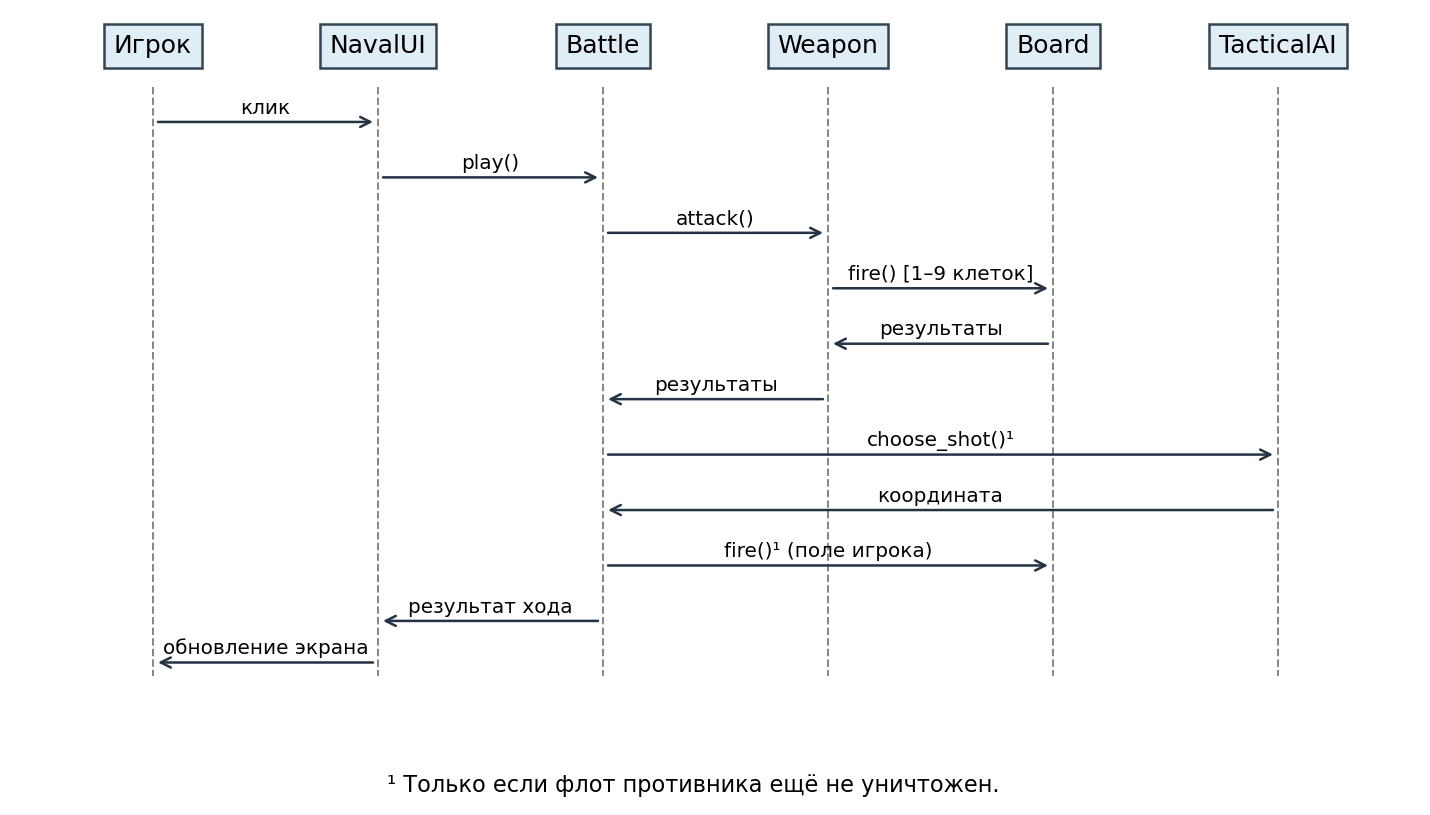

Write the Python code that produced this figure.
import matplotlib.pyplot as p
fig,ax=p.subplots(figsize=(10,5)); names=['Игрок','NavalUI','Battle','Weapon','Board','TacticalAI']; ax.set_xlim(-.6,5.6);ax.set_ylim(10,0);ax.axis('off')
for i,n in enumerate(names):
 ax.text(i,.5,n,ha='center',bbox=dict(facecolor='#e1edf5',edgecolor='#345'));ax.plot([i,i],[1,9.5],'--',color='#888',lw=.8)
for y,a,b,s in [(1.5,0,1,'клик'),(2.3,1,2,'play()'),(3.1,2,3,'attack()'),(3.9,3,4,'fire() [1–9 клеток]'),(4.7,4,3,'результаты'),(5.5,3,2,'результаты'),(6.3,2,5,'choose_shot()¹'),(7.1,5,2,'координата'),(7.9,2,4,'fire()¹ (поле игрока)'),(8.7,2,1,'результат хода'),(9.3,1,0,'обновление экрана')]:
 ax.annotate('',(b,y),(a,y),arrowprops=dict(arrowstyle='->',color='#234'));ax.text((a+b)/2,y-.12,s,ha='center',fontsize=8)
fig.text(.5,.02,'¹ Только если флот противника ещё не уничтожен.',ha='center',fontsize=9);fig.savefig('sequence.png',dpi=180,bbox_inches='tight')
